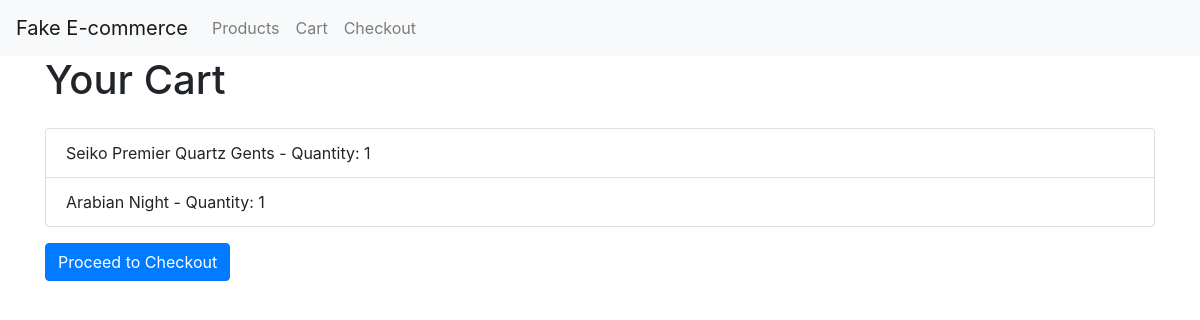
The app's page /cart/ (signed in) with its own data.
### store/models.py (models this page shows, shortened)
class CartItem(models.Model):
    cart = models.ForeignKey(Cart, related_name='items', on_delete=models.CASCADE)
    product = models.ForeignKey(Product, on_delete=models.CASCADE)
    quantity = models.PositiveIntegerField(default=1)

class Product(models.Model):
    name = models.CharField(max_length=100)
    description = models.TextField()
    price = models.DecimalField(max_digits=10, decimal_places=2)
    stock = models.PositiveIntegerField()
    created_at = models.DateTimeField(auto_now_add=True)
    updated_at = models.DateTimeField(auto_now=True)
    image = models.ImageField(upload_to='product_images/', null=True, blank=True)  # Add this line

### store/views.py (the view)
# urls.py: path('cart/', cart_details, name='cart_details'),
@login_required
def cart_details(request):
    cart = Cart.objects.filter(user=request.user).first()
    if not cart or not cart.items.exists():
        return render(request, 'store/cart_details.html', {'message': "Your cart is empty."})
    total_price = sum(item.product.price * item.quantity for item in cart.items.all())
    return render(request, 'store/cart_details.html', {'cart': cart, 'total_price': total_price})

### store/templates/store/cart_details.html
{% extends "store/base.html" %}
{% block content %}
<h1 class="mb-4">Your Cart</h1>
{% if cart.items.count > 0 %}
    <ul class="list-group">
        {% for item in cart.items.all %}
            <li class="list-group-item">
                {{ item.product.name }} - Quantity: {{ item.quantity }}
            </li>
        {% endfor %}
    </ul>
    <a href="{% url 'store:checkout' %}" class="btn btn-primary mt-3">Proceed to Checkout</a>
{% else %}
    <p>Your cart is empty.</p>
{% endif %}
{% endblock %}

### store/static/css/styles.css (style rules this page uses)
html, body { scroll-behavior: smooth; }

### records on screen
CartItem: product.name "Seiko Premier Quartz Gents", quantity "1"
CartItem: product.name "Arabian Night", quantity "1"
